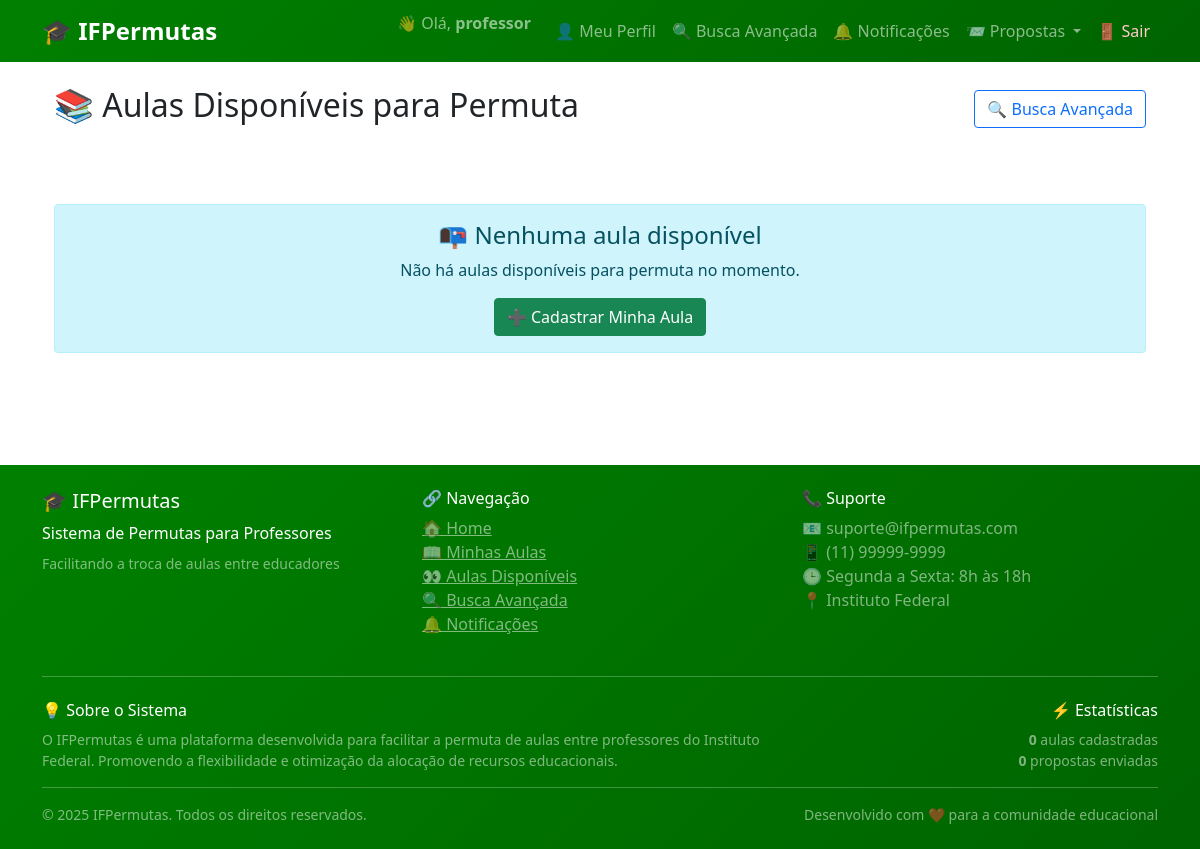
Before: /aulas/ (signed in) with the older database file.
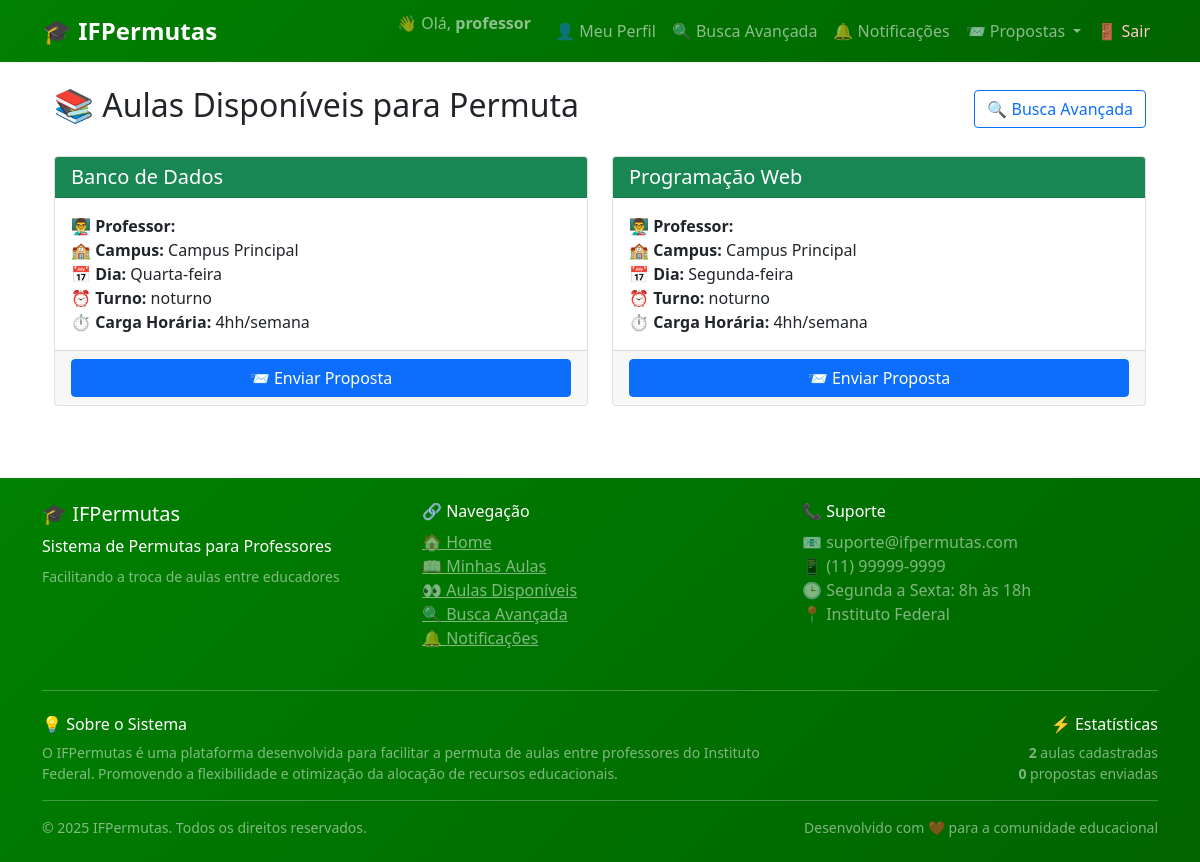
After: the same page with the newer database file.
### accounts/models.py (models this page shows, shortened)
class Professor(models.Model):
    user = models.OneToOneField(User, on_delete=models.CASCADE)
    matricula = models.CharField(max_length=20, default='MAT-TEMP')
    departamento = models.CharField(max_length=100, default='A definir')
    campus = models.CharField(max_length=100, default='Principal')
    telefone = models.CharField(max_length=20, blank=True)
    data_cadastro = models.DateTimeField(auto_now_add=True)  # ← ADICIONE ESTA LINHA
    class Meta:
        verbose_name = 'Professor'
        verbose_name_plural = 'Professores'

### core/models.py (models this page shows, shortened)
class Aula(models.Model):
    DISCIPLINA_CHOICES = [
        ('matematica', 'Matemática'),
        ('portugues', 'Língua Portuguesa'),
        ('historia', 'História'),
        ('geografia', 'Geografia'),
        ('ciencias', 'Ciências'),
        ('fisica', 'Física'),
        ('quimica', 'Química'),
        ('biologia', 'Biologia'),
        ('ingles', 'Inglês'),
        ('educacao_fisica', 'Educação Física'),
        ('artes', 'Artes'),
        ('filosofia', 'Filosofia'),
        ('sociologia', 'Sociologia'),
    ]
    DIA_SEMANA_CHOICES = [
        ('segunda', 'Segunda-feira'),
        ('terca', 'Terça-feira'),
        ('quarta', 'Quarta-feira'),
        ('quinta', 'Quinta-feira'),
        ('sexta', 'Sexta-feira'),
        ('sabado', 'Sábado'),
    ]
    TURNO_CHOICES = [
        ('manha', 'Manhã'),
        ('tarde', 'Tarde'),
        ('noite', 'Noite'),
        ('integral', 'Integral'),
    ]
    STATUS_CHOICES = [
        ('disponivel', 'Disponível'),
        ('indisponivel', 'Indisponível'),
        ('permutada', 'Permutada'),
    ]
    professor = models.ForeignKey(Professor, on_delete=models.CASCADE)
    disciplina = models.CharField(max_length=50, choices=DISCIPLINA_CHOICES)
    campus = models.CharField(max_length=100)
    dia_semana = models.CharField(max_length=20, choices=DIA_SEMANA_CHOICES)
    turno = models.CharField(max_length=20, choices=TURNO_CHOICES)
    carga_horaria = models.IntegerField(help_text="Carga horária semanal em horas")
    status = models.CharField(max_length=20, choices=STATUS_CHOICES, default='disponivel')
    data_criacao = models.DateTimeField(auto_now_add=True)
    data_atualizacao = models.DateTimeField(auto_now=True)
    class Meta:
        ordering = ['-data_criacao']
        verbose_name = 'Aula'
        verbose_name_plural = 'Aulas'

### core/views.py (the view)
# urls.py: path('aulas/', views.lista_aulas, name='lista_aulas'),
@login_required
def lista_aulas(request):
    aulas = Aula.objects.filter(status='disponivel').select_related('professor__user')
    return render(request, 'core/lista_aulas.html', {'aulas': aulas})

### templates/core/lista_aulas.html
{% extends 'base.html' %}
{% block content %}
<div class="container">
    <div class="d-flex justify-content-between align-items-center mb-4">
        <h2>📚 Aulas Disponíveis para Permuta</h2>
        <a href="{% url 'core:busca_avancada' %}" class="btn btn-outline-primary">
            🔍 Busca Avançada
        </a>
    </div>
    {% if aulas %}
        <div class="row">
            {% for aula in aulas %}
            <div class="col-md-6 mb-4">
                <div class="card h-100">
                    <div class="card-header bg-success text-white">
                        <h5 class="mb-0">{{ aula.get_disciplina_display }}</h5>
                    </div>
                    <div class="card-body">
                        <p class="card-text">
                            <strong>👨‍🏫 Professor:</strong> {{ aula.professor.user.get_full_name }}<br>
                            <strong>🏫 Campus:</strong> {{ aula.campus }}<br>
                            <strong>📅 Dia:</strong> {{ aula.get_dia_semana_display }}<br>
                            <strong>⏰ Turno:</strong> {{ aula.get_turno_display }}<br>
                            <strong>⏱️ Carga Horária:</strong> {{ aula.carga_horaria }}h/semana
                        </p>
                    </div>
                    <div class="card-footer">
                        <div class="d-grid gap-2">
                            <a href="{% url 'core:enviar_proposta' aula.id %}" class="btn btn-primary">
                                📨 Enviar Proposta
                            </a>
                        </div>
                    </div>
                </div>
            </div>
            {% endfor %}
        </div>
    {% else %}
        <div class="text-center py-5">
            <div class="alert alert-info">
                <h4>📭 Nenhuma aula disponível</h4>
                <p class="mb-3">Não há aulas disponíveis para permuta no momento.</p>
                <a href="{% url 'core:cadastrar_aula' %}" class="btn btn-success">➕ Cadastrar Minha Aula</a>
            </div>
        </div>
    {% endif %}
</div>
{% endblock %}

### templates/base.html (shortened to what the changed rows need)
<!DOCTYPE html>
<html lang="pt-br">
<head>
    <link href="https://cdn.jsdelivr.net/npm/bootstrap@5.1.3/dist/css/bootstrap.min.css" rel="stylesheet">
</head>
<body>
    <div class="main-container">
        {% if user.is_authenticated %}
        <nav class="navbar navbar-expand-lg navbar-dark" style="background: linear-gradient(135deg, #008000 0%, #006400 100%);">
            <div class="container">
                <a class="navbar-brand fw-bold" href="{% url 'core:home' %}">
                    🎓 IFPermutas
                </a>
                <div class="collapse navbar-collapse" id="navbarNav">
                    <ul class="navbar-nav ms-auto">
                        <li class="nav-item">
                            <span class="navbar-text me-3">
                                👋 Olá, <strong>{{ user.get_full_name|default:user.username }}</strong>
                            </span>
                        </li>
                        <li class="nav-item">
                            <a class="nav-link" href="{% url 'accounts:profile' %}">
                                👤 Meu Perfil
                            </a>
                        </li>
                        <li class="nav-item">
                            <a class="nav-link" href="{% url 'core:busca_avancada' %}">
                                🔍 Busca Avançada
                            </a>
                        </li>
                        <li class="nav-item">
                            <a class="nav-link" href="{% url 'core:notificacoes' %}">
                                🔔 Notificações
                            </a>
                        </li>
                        <li class="nav-item dropdown">
                            <a class="nav-link dropdown-toggle" href="#" id="propostasDropdown" role="button" data-bs-toggle="dropdown">
                                📨 Propostas
                            </a>
                        </li>
                        <li class="nav-item">
                            <form method="post" action="{% url 'logout' %}" class="d-inline">
                                <button type="submit" class="nav-link logout-btn">
                                    🚪 Sair
                                </button>
                            </form>
                        </li>
                    </ul>
                </div>
            </div>
        </nav>
        {% endif %}
        <div class="content-wrap">
            <div class="{% if not user.is_authenticated %}container-fluid p-0{% else %}container mt-4{% endif %}">
                {% block content %}
                {% endblock %}
            </div>
        </div>
        <footer class="footer mt-5 py-4">
            <div class="container">
                <div class="row">
                    <div class="col-md-4 text-md-end">
                        <p class="small text-white-50 mb-0">
                            {% if user.is_authenticated %}
                                <strong>{{ user.professor.aula_set.count }}</strong> aulas cadastradas<br>
                                <strong>{{ user.professor.propostas_feitas.count }}</strong> propostas enviadas
                            {% else %}
                                Junte-se a nossa comunidade!
                            {% endif %}
                        </p>
                    </div>
                </div>
            </div>
        </footer>
    </div>
</body>
</html>

Changed rows visible on the page:
added Aula: disciplina "Banco de Dados", campus "Campus Principal", dia_semana "Quarta-feira", turno "noturno", carga_horaria "4h"
added Aula: disciplina "Programação Web", campus "Campus Principal", dia_semana "Segunda-feira", turno "noturno", carga_horaria "4h"
Other visible differences:
{{ user.professor.aula_set.count }}: "0" → "2"
text no longer shown: "📭 Nenhuma aula disponível Não há aulas disponíveis para permuta no momento. ➕ Cadastrar Minha Aula"
